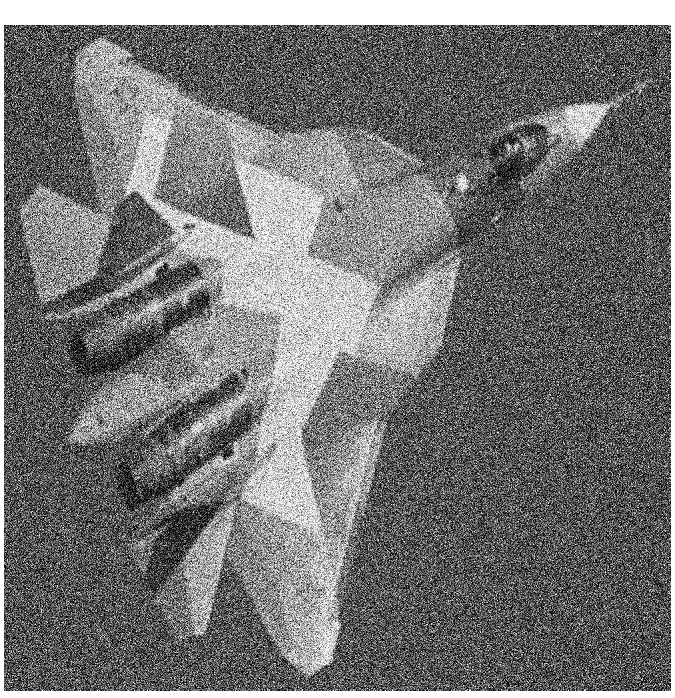
#> input picture images/airplane.png, 675 x 698 px
$ jupyter execute Ex6_1.ipynb
#> lines starting #> are read from the running program, lines starting #| are printed output that depends on the picture
[cell 1]
import cv2
import numpy as np
import PIL
import matplotlib.pyplot as plt

[cell 2]
image = np.double(PIL.Image.open(r'../images/airplane.png', 'r'))
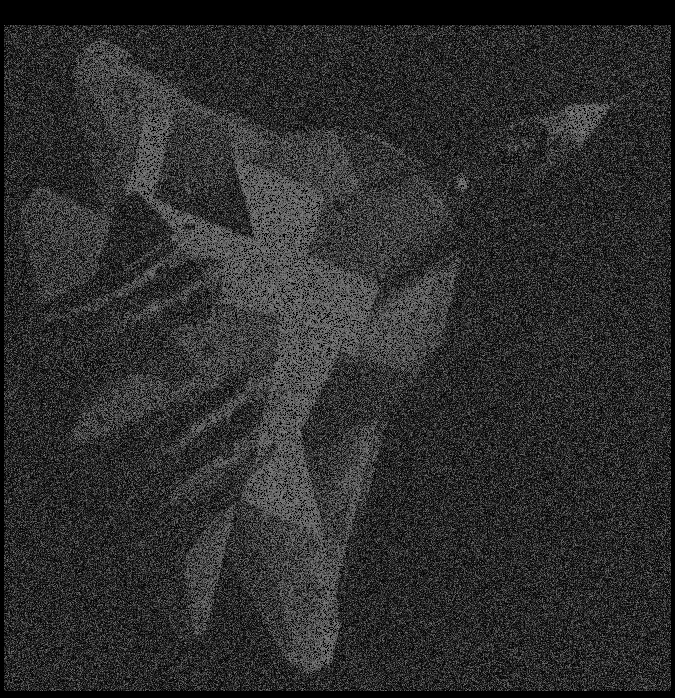
#> image: shape (698, 675) float64; min 0, max 127, mean 45.7

[cell 3]
h1 = np.double(np.ones([1,10])/ 10)
h2 = np.double(np.ones([10,1])/ 10)
h3 = np.double(np.ones([10, 10])/ 100)

[cell 4]
# Apply the filter horizontal
filtered_image_1 = cv2.filter2D(image, -1, h1, borderType=cv2.BORDER_REPLICATE)

# Apply the filter vertical
filtered_image_2 = cv2.filter2D(image, -1, h2, borderType=cv2.BORDER_REFLECT)

# Apply the filter box
filtered_image_3 = cv2.filter2D(image, -1, h3, borderType=cv2.BORDER_WRAP)
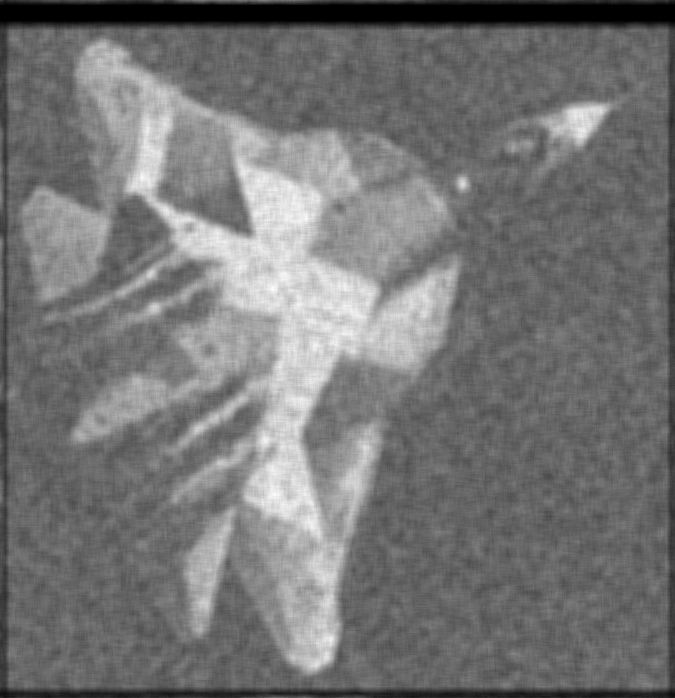
#> filtered_image_3: shape (698, 675) float64; min -1.35e-14, max 99.94, mean 46; drawn with min black and max white

[cell 5]
_, axs = plt.subplots(2, 2, figsize=(20, 20))

axs[0, 0].imshow(image, cmap='gray')
axs[0, 0].set_title('Original Image')
axs[0, 0].axis('off')

axs[0, 1].imshow(filtered_image_1, cmap='gray')
axs[0, 1].set_title('Horizontal Filter')
axs[0, 1].axis('off')

axs[1, 0].imshow(filtered_image_2, cmap='gray')
axs[1, 0].set_title('Vertical Filter')
axs[1, 0].axis('off')

axs[1, 1].imshow(filtered_image_3, cmap='gray')
axs[1, 1].set_title('Box Filter')
axs[1, 1].axis('off')


plt.show()
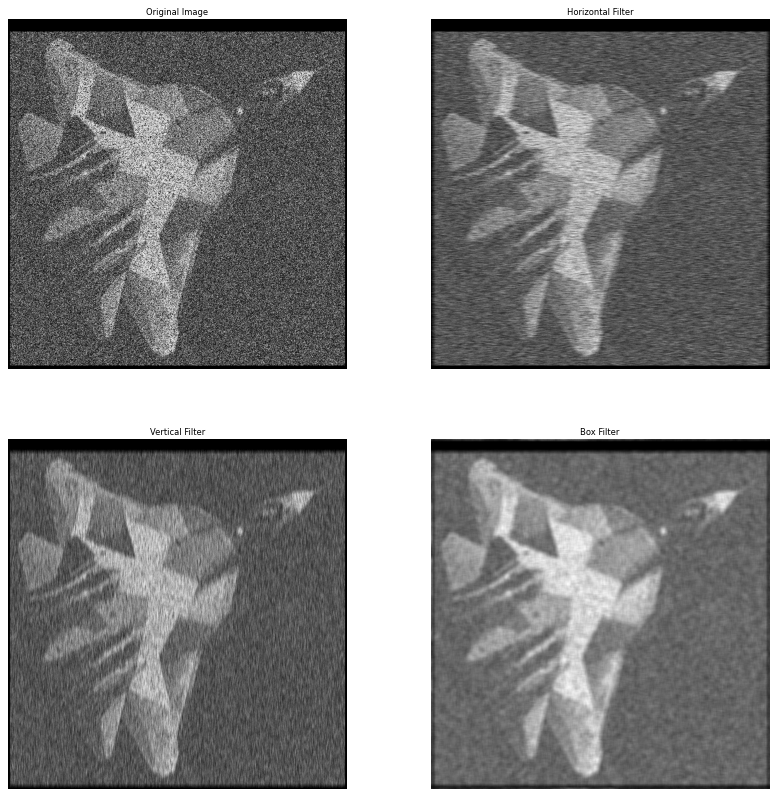
#> figure drawn by matplotlib, 4 panels

$ run again, with images/bike.png copied over images/airplane.png
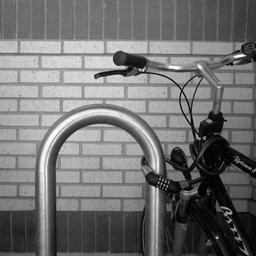
#> input picture images/bike.png, 256 x 256 px
#> `filtered_image_3 = cv2.filter2D(image, -1, h3, borderType=cv2.BORDER_W..`:
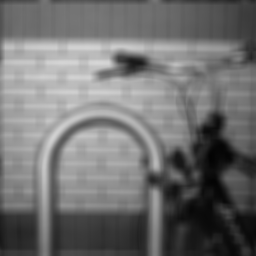
#> filtered_image_3: shape (256, 256) float64; min 3.62, max 214.3, mean 112.7
#> `plt.show()`:
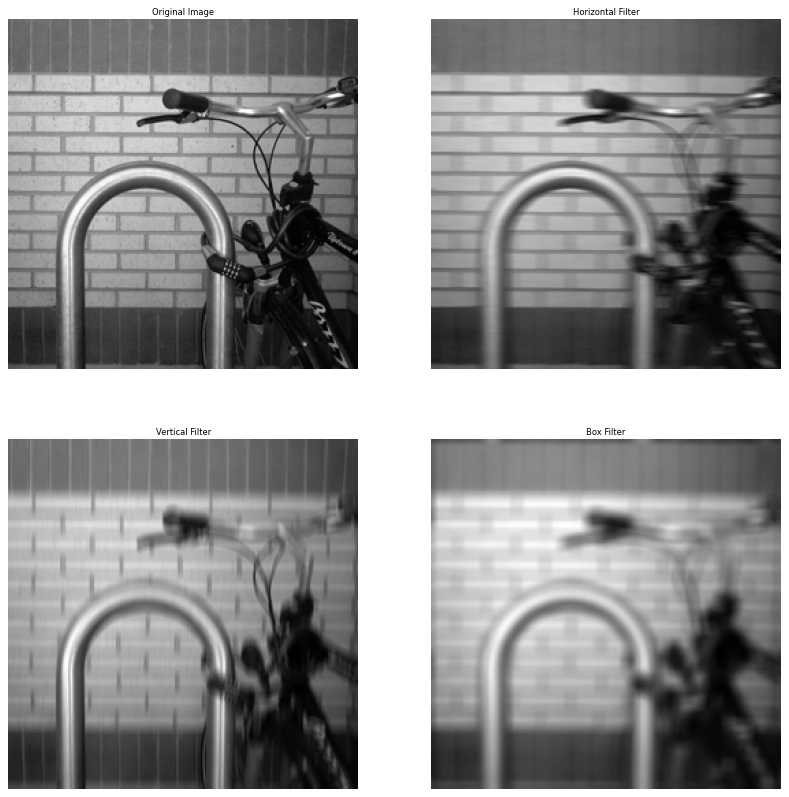
#> figure drawn by matplotlib, 4 panels
